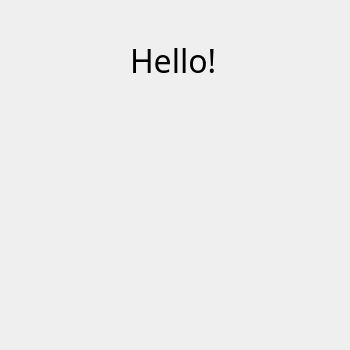
<?xml version="1.0" encoding="UTF-8"?>
<ui version="4.0">
 <class>Form</class>
 <widget class="QWidget" name="Form">
  <property name="geometry">
   <rect>
    <x>0</x>
    <y>0</y>
    <width>350</width>
    <height>350</height>
   </rect>
  </property>
  <property name="windowTitle">
   <string>Form</string>
  </property>
  <widget class="QLabel" name="label">
   <property name="geometry">
    <rect>
     <x>130</x>
     <y>30</y>
     <width>101</width>
     <height>61</height>
    </rect>
   </property>
   <property name="font">
    <font>
     <family>Droid Sans</family>
     <pointsize>24</pointsize>
    </font>
   </property>
   <property name="text">
    <string>Hello!</string>
   </property>
  </widget>
 </widget>
 <resources/>
 <connections/>
</ui>
